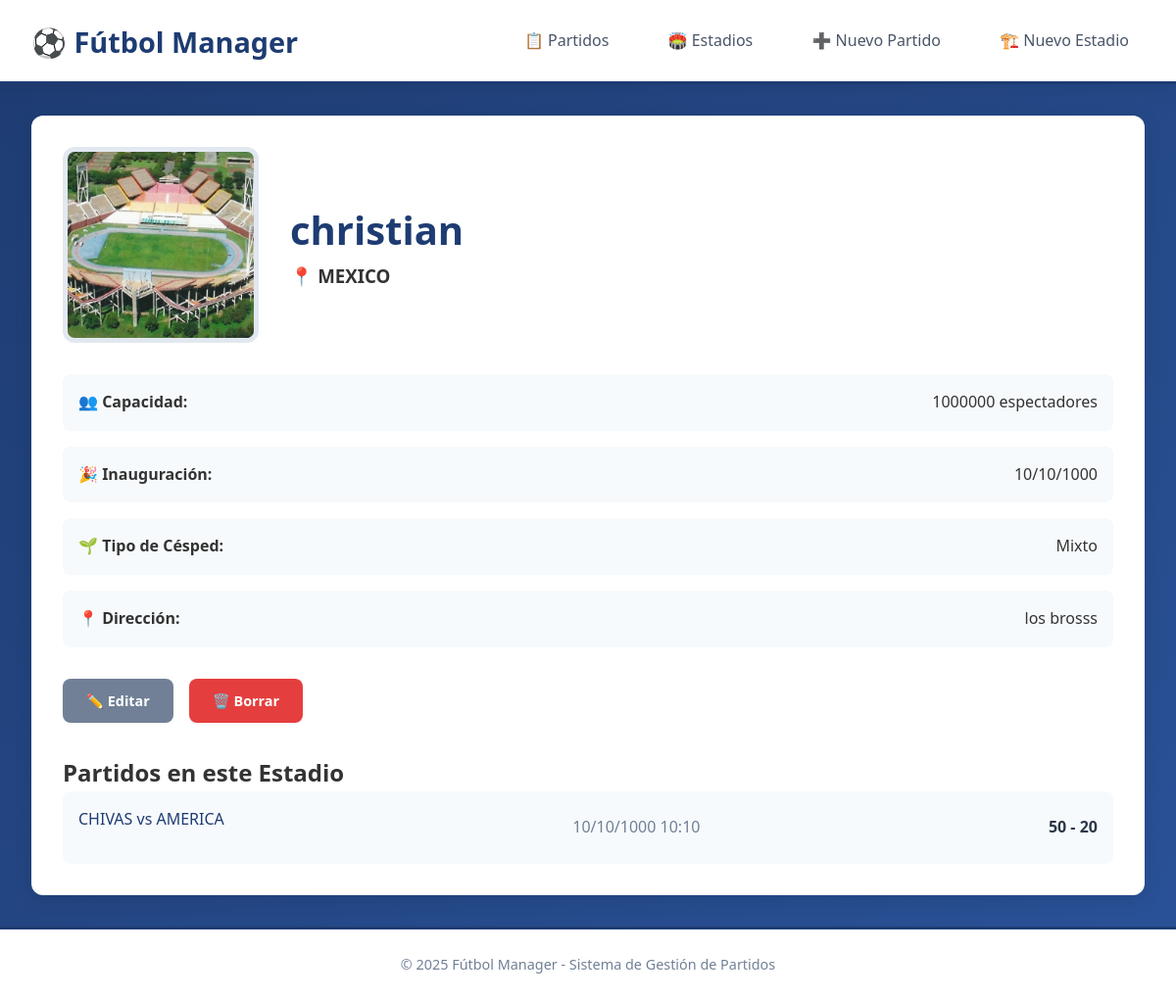
/estadios/1/, run on the app's committed database.
### app_futbol/models.py (models this page shows, shortened)
class Estadio(models.Model):
    TIPO_CESPED = [
        ('natural', 'Natural'),
        ('artificial', 'Artificial'),
        ('mixto', 'Mixto'),
    ]
    id_estadio = models.AutoField(primary_key=True)
    nombre = models.CharField(max_length=100)
    ciudad = models.CharField(max_length=100)
    capacidad = models.IntegerField()
    fecha_inaguracion = models.DateField()
    direccion = models.TextField()
    cesped_natural = models.CharField(max_length=10, choices=TIPO_CESPED, default='natural')
    imagen_estadio = models.ImageField(upload_to='img_estadios/', blank=True, null=True)
    class Meta:
        verbose_name = "Estadio"
        verbose_name_plural = "Estadios"

class Partido(models.Model):
    id_partido = models.AutoField(primary_key=True)
    equipo_local = models.CharField(max_length=100)
    equipo_visitante = models.CharField(max_length=100)
    fecha = models.DateTimeField()
    estadio = models.ForeignKey(Estadio, on_delete=models.CASCADE, related_name='partidos')
    goles_locales = models.IntegerField(default=0)
    goles_visitantes = models.IntegerField(default=0)
    def resultado(self):
        return f"{self.goles_locales} - {self.goles_visitantes}"
    class Meta:
        verbose_name = "Partido"
        verbose_name_plural = "Partidos"
        ordering = ['-fecha']

### app_futbol/views.py (the view)
# urls.py: path('estadios/<int:estadio_id>/', views.detalle_estadio, name='detalle_estadio'),
def detalle_estadio(request, estadio_id):
    estadio = get_object_or_404(Estadio, id_estadio=estadio_id)
    partidos = estadio.partidos.all()
    return render(request, 'detalle_estadio.html', {'estadio': estadio, 'partidos': partidos})

### app_futbol/templates/detalle_estadio.html (shortened to what this page needs)
{% extends 'base.html' %}
{% block contenido %}
<article class="stadium-detail">
    <div class="stadium-banner">
        {% if estadio.imagen_estadio %}
            <img src="{{ estadio.imagen_estadio.url }}" alt="{{ estadio.nombre }}" class="stadium-detail-img">
        {% else %}
            <div class="stadium-detail-placeholder">🏟️</div>
        {% endif %}
        <div class="stadium-detail-info">
            <h1>{{ estadio.nombre }}</h1>
            <h3>📍 {{ estadio.ciudad }}</h3>
        </div>
    </div>
    <div class="stadium-specs">
        <div class="spec-item">
            <strong>👥 Capacidad:</strong>
            <span>{{ estadio.capacidad|floatformat:0 }} espectadores</span>
        </div>
        <div class="spec-item">
            <strong>🎉 Inauguración:</strong>
            <span>{{ estadio.fecha_inaguracion|date:"d/m/Y" }}</span>
        </div>
        <div class="spec-item">
            <strong>🌱 Tipo de Césped:</strong>
            <span>{{ estadio.get_cesped_natural_display }}</span>
        </div>
        <div class="spec-item">
            <strong>📍 Dirección:</strong>
            <span>{{ estadio.direccion }}</span>
        </div>
    </div>
    <div class="detail-actions">
        <a href="{% url 'app_futbol:editar_estadio' estadio.id_estadio %}" class="btn btn-secondary">✏️ Editar</a>
        <a href="{% url 'app_futbol:borrar_estadio' estadio.id_estadio %}" class="btn btn-danger">🗑️ Borrar</a>
    </div>
    <section class="matches-section">
        <h2>Partidos en este Estadio</h2>
        {% if partidos %}
        <div class="stadium-matches">
            {% for partido in partidos %}
            <div class="stadium-match-item">
                <a href="{% url 'app_futbol:detalle_partido' partido.id_partido %}">
                    <span class="match-teams">{{ partido.equipo_local }} vs {{ partido.equipo_visitante }}</span>
                    <span class="match-date">{{ partido.fecha|date:"d/m/Y H:i" }}</span>
                    <span class="match-result">{{ partido.resultado }}</span>
                </a>
            </div>
            {% endfor %}
        </div>
        {% else %}
        <p class="empty-message">No hay partidos programados en este estadio.</p>
        {% endif %}
    </section>
</article>
{% endblock %}

### app_futbol/static/css/styles.css (style rules this page uses)
* { margin: 0; padding: 0; box-sizing: border-box; }
body { font-family: 'Segoe UI', Tahoma, Geneva, Verdana, sans-serif; background: linear-gradient(135deg, #1e3c72 0%, #2a5298 100%); color: #333; line-height: 1.6; min-height: 100vh; }
.match-teams { display: flex; justify-content: space-between; align-items: center; margin-bottom: 1rem; }
.match-detail, .stadium-detail { background: white; border-radius: 12px; overflow: hidden; box-shadow: 0 4px 20px rgba(0,0,0,0.1); padding: 2rem; }
.stadium-banner { display: flex; gap: 2rem; margin-bottom: 2rem; align-items: center; }
.stadium-detail-img { width: 200px; height: 200px; border-radius: 12px; object-fit: cover; border: 5px solid #e2e8f0; }
.stadium-detail-info h1 { font-size: 2.5rem; color: #1e3c72; }
.stadium-specs { display: grid; gap: 1rem; margin-bottom: 2rem; }
.spec-item { display: flex; justify-content: space-between; padding: 1rem; background: #f7fafc; border-radius: 8px; }
.stadium-matches { display: flex; flex-direction: column; gap: 0.5rem; }
.stadium-match-item { background: #f7fafc; border-radius: 8px; padding: 1rem; transition: background 0.3s; }
.stadium-match-item a { text-decoration: none; color: inherit; display: flex; justify-content: space-between; align-items: center; }
.match-teams { font-weight: 500; color: #1e3c72; }
.match-date { color: #718096; }
.match-result { font-weight: bold; color: #2d3748; }
.btn { padding: 0.7rem 1.5rem; border: none; border-radius: 8px; font-weight: 600; cursor: pointer; transition: background 0.3s; text-decoration: none; display: inline-block; font-size: 0.9rem; }
.btn-secondary { background: #718096; color: white; }
.btn-danger { background: #e53e3e; color: white; }
.detail-actions { margin-bottom: 2rem; display: flex; gap: 1rem; }

### data on the page
Estadio: imagen_estadio (picture), nombre "christian", ciudad "MEXICO", capacidad "1000000", fecha_inaguracion "10/10/1000", cesped_natural "Mixto", direccion "los brosss"
Partido: equipo_local "CHIVAS", equipo_visitante "AMERICA", fecha "10/10/1000 10:10", resultado "50 - 20"
